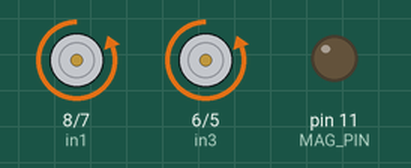
The sketch below on a simulated Arduino Uno, built with avr-gcc and run on an emulated ATmega328P. On the bench: motor-driver pin pairs drawn as motors (green arrow = first pin HIGH = forward, orange = second pin HIGH = backward, longer = more drive, scaled by the enable pin), output pins drawn as LEDs (lit = HIGH).

Above: at 2.2 s.
At 9.0 s:
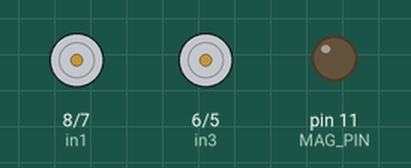
At 14.0 s:
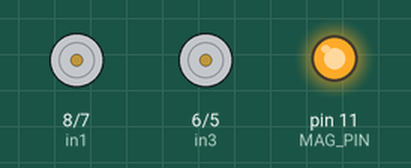
Timing chart, 0 to 19.0 s (numbered marks = the images above):
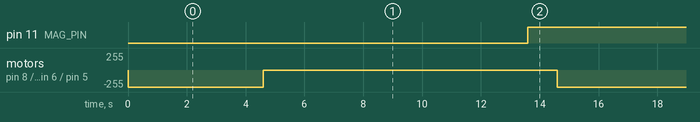

The sketch:

OnOffCombined.ino
```cpp
// Motor A connections
int enA = 9;
int in1 = 8;
int in2 = 7;
// Motor B connections
int enB = 4;
int in3 = 6;
int in4 = 5;
//loop variables
int a;
//pin defs
#define MAG_PIN 11
//Button Pin variable
const int buttonPin = 10;
int buttonState = 0;

void setup() {
  Serial.begin(9600);
  pinMode(MAG_PIN, OUTPUT);

	// Set all the motor control pins to outputs
	pinMode(enA, OUTPUT);
	pinMode(enB, OUTPUT);
	pinMode(in1, OUTPUT);
	pinMode(in2, OUTPUT);
	pinMode(in3, OUTPUT);
	pinMode(in4, OUTPUT);
  a = 0;

	// Turn off motors - Initial state
	digitalWrite(in1, LOW);
	digitalWrite(in2, LOW);
	digitalWrite(in3, LOW);
	digitalWrite(in4, LOW);

  // initialize the pushbutton pin as an input:
  pinMode(buttonPin, INPUT);
}

void loop() {
  // read the state of the pushbutton value:

	speedControl();
  digitalWrite(MAG_PIN, LOW);//turns pin on (confusingly)
  delay(9000);//delays
  digitalWrite(MAG_PIN, HIGH);//turns pin on (also confusingly)
  delay(1000);// delays
}

// This function runs the mutur
void speedControl() {
	// Turn on motors
	digitalWrite(in1, LOW);
	digitalWrite(in2, HIGH);
	digitalWrite(in3, LOW);
	digitalWrite(in4, HIGH);

	// make motor go brrrrrrrrrrrrrrrrrrrrrrrrrr
	while (a == 0) {
    int i = 255;//makes it go max speed
		analogWrite(enA, i);//bro idk
		analogWrite(enB, i);//same here
		delay(4593); //runs for 4.593 secs
    a = 1;// exits
	}

  // Turn off motors
	digitalWrite(in1, LOW);
	digitalWrite(in2, LOW);
	digitalWrite(in3, LOW);
	digitalWrite(in4, LOW);
  a = 0;//reset loop
}
```

Measured:
- by itself, pin 11 (MAG_PIN): alternates HIGH for 5.6 s and LOW for 9.0 s
- by itself, motor on pin 8 (in1) / pin 7 (in2), motor on pin 6 (in3) / pin 5 (in4): alternates backward 255/255 for 4.6 s and stopped for 10.0 s
